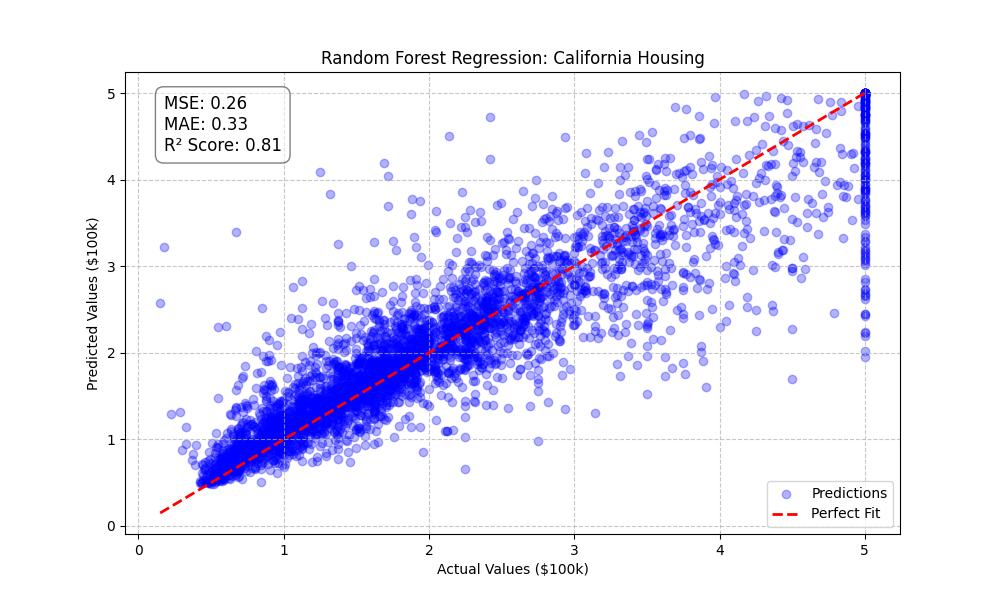

This chart was generated by the following Python code:
import pandas as pd
import matplotlib.pyplot as plt
from sklearn.datasets import fetch_california_housing
from sklearn.ensemble import RandomForestRegressor
from sklearn.model_selection import train_test_split
from sklearn.metrics import mean_squared_error, mean_absolute_error, r2_score

california_housing = fetch_california_housing()
california_data = pd.DataFrame(california_housing.data, columns=california_housing.feature_names)
california_data['MEDV'] = california_housing.target

X = california_data.drop('MEDV', axis=1)
y = california_data['MEDV']

X_train, X_test, y_train, y_test = train_test_split(X, y, test_size=0.2, random_state=42)

model = RandomForestRegressor(n_estimators = 100, random_state = 42)
model.fit(X_train, y_train)

y_pred = model.predict(X_test)

MSE = mean_squared_error(y_test, y_pred)
MAE = mean_absolute_error(y_test, y_pred)
R2 = r2_score(y_test, y_pred)

single_data = X_test.iloc[[0]]
predicted_value = model.predict(single_data)
print(f"Predicted Value: {predicted_value[0]:.2f}")
print(f"Actual Value: {y_test.iloc[0]:.2f}")

print(f"Mean Squared Error: {MSE:.2f}")
print(f"Mean Absolute Error: {MAE:.2f}")
print(f"R-squared Score: {R2:.2f}")

plt.figure(figsize=(10, 6))

# 1. Scatter plot of Actual vs Predicted
plt.scatter(y_test, y_pred, alpha=0.3, color='blue', label='Predictions')

# 2. The "Perfect Prediction" reference line
plt.plot([y_test.min(), y_test.max()], [y_test.min(), y_test.max()], 'r--', lw=2, label='Perfect Fit')

# 3. Adding the Metrics Text Box
# We use 'axes fraction' so the text stays in the same spot regardless of data scale
stats_text = (f'MSE: {MSE:.2f}\n'f'MAE: {MAE:.2f}\n'f'R² Score: {R2:.2f}')
# This puts the box in the upper left (0.05, 0.95)
plt.gca().text(0.05, 0.95, stats_text, transform=plt.gca().transAxes, 
               fontsize=12, verticalalignment='top', 
               bbox=dict(boxstyle='round,pad=0.5', facecolor='white', alpha=0.5))
plt.xlabel('Actual Values ($100k)')
plt.ylabel('Predicted Values ($100k)')
plt.title('Random Forest Regression: California Housing')
plt.legend(loc='lower right')
plt.grid(True, linestyle='--', alpha=0.7)
plt.show()

# 2. Feature Importance Plot
importances = model.feature_importances_
features = X.columns
# Sort indices to show most important features at the top
import_df = pd.DataFrame({'Feature': features, 'Importance': importances}).sort_values(by='Importance', ascending=True)

plt.figure(figsize=(10, 6))
plt.barh(import_df['Feature'], import_df['Importance'], color='skyblue')
plt.xlabel('Relative Importance')
plt.title('Feature Importances in Random Forest')
plt.tight_layout()
plt.show()
